Frame 1 (no input): blank canvas, image omitted
Frame 60 (the mouse pressed at the canvas centre just before this capture): blank canvas, image omitted
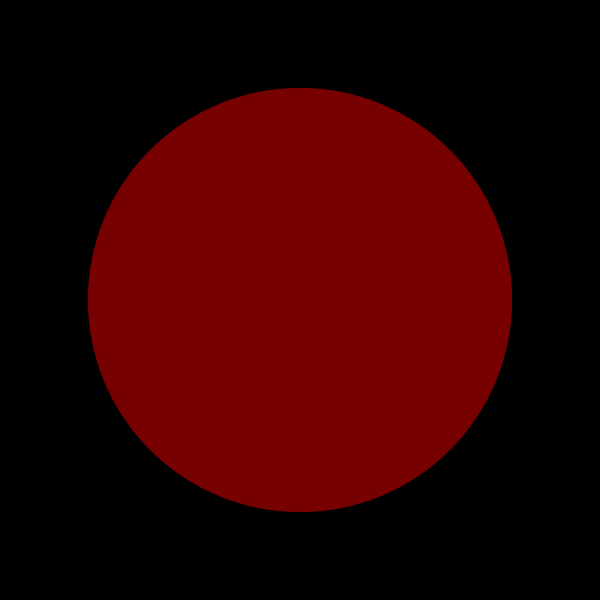
Frame 120 (the mouse held since frame 60 and released just before this capture)

The Processing sketch whose frames 1 and 60 were blank and that drew this single picture after the mouse press (run headless with seeded random() and noise(); from frame 60 on, the mouse is pressed at the canvas centre):

// Processing sketch: processing_159113
// ── processing_159113.pde

byte C=0;
void setup () {
  size (600, 600);
  background(0);
}
void draw () {
  C++;
  float vt = dist(mouseX, mouseY, pmouseX, pmouseY);
  ellipse(mouseX, mouseY, vt, vt);
  stroke(C,vt);
  fill(C,mouseX,vt);
  if (C>255) {
    C--;
  } else {
    C++;
  }
}
